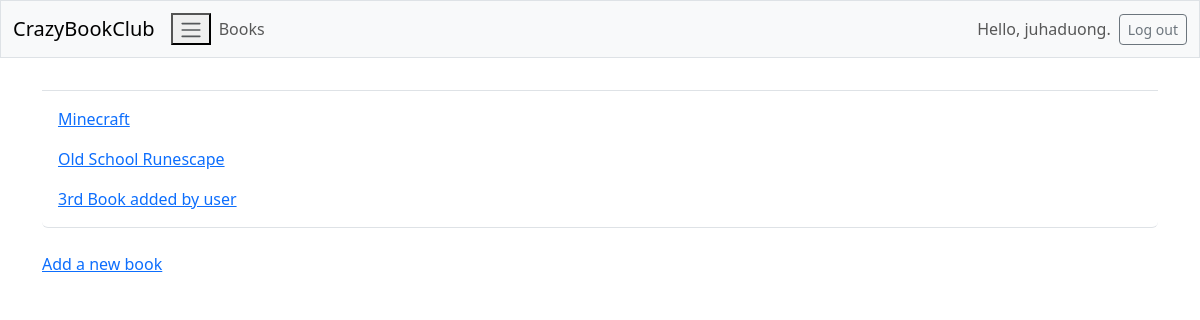
Page /books/ (signed in) on the earlier database version.
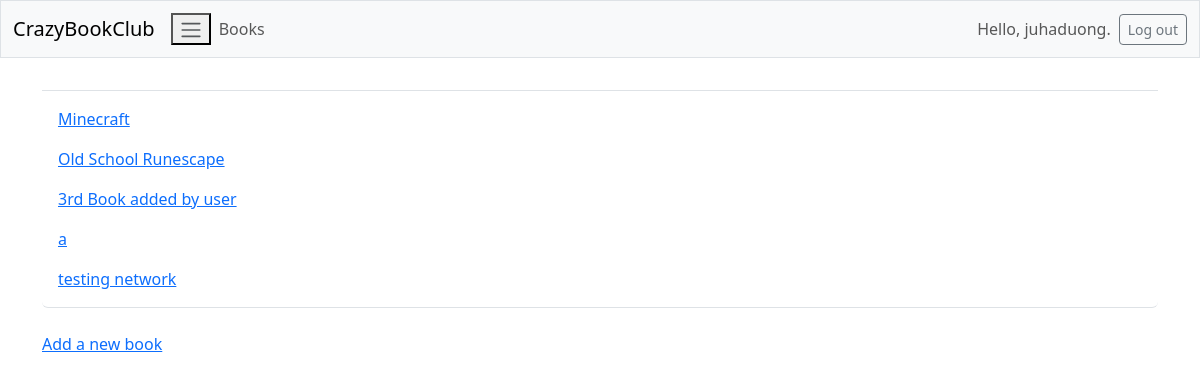
Same page on the later database version.
### CrazyBookClub/models.py (models this page shows, shortened)
class Book(models.Model):
    book = models.CharField(max_length=200)
    date_added = models.DateTimeField(auto_now_add=True)
    owner = models.ForeignKey(User, on_delete=models.CASCADE)

### CrazyBookClub/views.py (the view)
# urls.py: path('books/', views.books, name='books'),
@login_required
def books(request):
    books = Book.objects.filter(owner=request.user).order_by('date_added')
    context = {'books': books}
    return render(request, 'CrazyBookClub/books.html', context)

### CrazyBookClub/templates/CrazyBookClub/books.html (shortened to what this page needs)
{% extends 'CrazyBookClub/base.html' %}
{% block content %}
    <ul class="list-group border-bottom pb-2 mb-4">
        {% for book in books %}
        <li class="list-group-item border-0">
            <a href="{% url 'CrazyBookClub:book' book.id %}"> {{ book.book }}</a>
        </li>
        {% empty %}
            <li class="list-group-item border-0"> No books have been added yet.</li>
        {% endfor %}
    </ul>
    <a href="{% url 'CrazyBookClub:new_book' %}">Add a new book</a>
{% endblock content %}

Differences in the rows shown:
added Book: book "a"
added Book: book "testing network"
